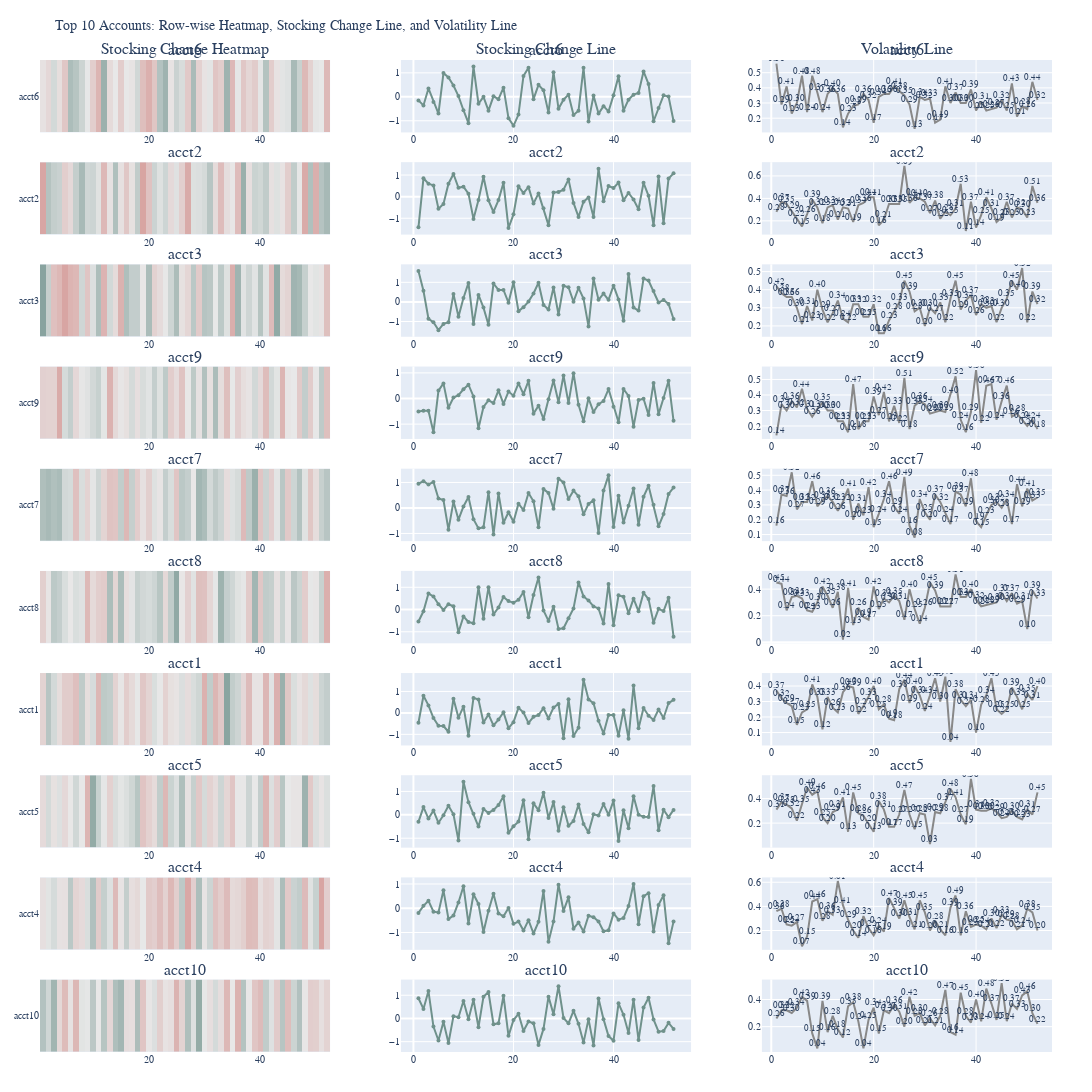

Notebook code for this chart:
### Code cell
import pandas as pd
import numpy as np
import plotly.graph_objects as go
from plotly.subplots import make_subplots

# 模拟数据（10个账户 × 52周）
np.random.seed(42)
accounts = [f'acct{i}' for i in range(1, 11)]
weeks = list(range(1, 53))
data = []

for acct in accounts:
    base = np.random.uniform(-1, 1, 52)
    volatility = np.round(np.abs(np.random.normal(loc=0.3, scale=0.1, size=52)), 2)
    for i, week in enumerate(weeks):
        data.append({
            'account_id': acct,
            'rolling_week': week,
            'stocking_change': np.round(base[i] + np.random.normal(0, 0.3), 2),
            'stocking_change_volatility': volatility[i]
        })

df = pd.DataFrame(data)

# 选出代表性账户（按波动平均排序）
top_accounts = (
    df.groupby('account_id')['stocking_change_volatility']
    .mean()
    .sort_values(ascending=False)
    .head(10)
    .index
)

df_top = df[df['account_id'].isin(top_accounts)]
heatmap_data = df_top.pivot(index='account_id', columns='rolling_week', values='stocking_change')

# 创建子图：每个账户占一行，每行3列（heatmap + 折线 + volatility）
fig = make_subplots(
    rows=10, cols=3,
    shared_xaxes=False,
    subplot_titles=[f"{acct}" for acct in top_accounts for _ in range(3)],
    horizontal_spacing=0.07,
    vertical_spacing=0.03,
    column_titles=["Stocking Change Heatmap", "Stocking Change Line", "Volatility Line"]
)

for i, acct in enumerate(top_accounts, start=1):
    df_sub = df_top[df_top['account_id'] == acct]

    # 热力图（单行52格）
    fig.add_trace(
        go.Heatmap(
            z=[df_sub['stocking_change'].values],
            x=df_sub['rolling_week'],
            y=[acct],
            colorscale=[
                [0.0, "#d28b88"],
                [0.5, "#e8e8e8"],
                [1.0, "#6f918b"]
            ],
            zmin=-2, zmax=2,
            showscale=False
        ),
        row=i, col=1
    )

    # 折线图：stocking_change
    fig.add_trace(
        go.Scatter(
            x=df_sub['rolling_week'],
            y=df_sub['stocking_change'],
            mode='lines+markers',
            line=dict(color="#6f918b"),
            marker=dict(size=4),
            showlegend=False
        ),
        row=i, col=2
    )

    # 折线图：volatility + 标注
    fig.add_trace(
        go.Scatter(
            x=df_sub['rolling_week'],
            y=df_sub['stocking_change_volatility'],
            mode='lines+text',
            text=[f"{v:.2f}" for v in df_sub['stocking_change_volatility']],
            textposition="top center",
            textfont=dict(size=9),
            line=dict(color="#888"),
            showlegend=False
        ),
        row=i, col=3
    )

fig.update_layout(
    height=2200,
    width=1400,
    title="Top 10 Accounts: Row-wise Heatmap, Stocking Change Line, and Volatility Line",
    font=dict(family="Courier New", size=10),
    margin=dict(t=60, l=40, r=40, b=40)
)


fig.show()

### Figure 1 — Plotly figure (JSON) as saved in the notebook; plotly's stock layout.template omitted (floating-point values rounded to 4 significant figures)
{"data": [{"colorscale": [[0, "#d28b88"], [0.5, "#e8e8e8"], [1, "#6f918b"]], "showscale": false, "type": "heatmap", "x": [1, 2, 3, 4, 5, 6, 7, 8, 9, 10, 11, 12, 13, 14, 15, 16, 17, 18, 19, 20, 21, 22, 23, 24, 25, 26, 27, 28, 29, 30, 31, 32, 33, 34, 35, 36, 37, 38, 39, 40, 41, 42, 43, 44, 45, 46, 47, 48, 49, 50, 51, 52], "xaxis": "x", "y": ["acct6"], "yaxis": "y", "z": [[-0.15, -0.36, 0.35, -0.22, -0.7, 0.99, 0.81, 0.47, 0.03, -0.56, -1.1, 1.26, -0.29, 0, -0.58, 0.02, -0.1, 0.38, -0.89, -1.21, -0.74, 0.87, 1.21, -0.1, 0.5, 0.27, -0.66, 1.03, -0.5, -0.12, 0.09, -0.76, -0.58, 1.21, -1.03, 0.05, -0.7, -0.39, -0.61, 0.07, 0.86, -0.58, -0.12, 0.09, 0.16, 1.06, 0.53, -1.02, -0.47, 0.06, 0.01, -1.01]], "zmax": 2, "zmin": -2}, {"line": {"color": "#6f918b"}, "marker": {"size": 4}, "mode": "lines+markers", "showlegend": false, "type": "scatter", "x": [1, 2, 3, 4, 5, 6, 7, 8, 9, 10, 11, 12, 13, 14, 15, 16, 17, 18, 19, 20, 21, 22, 23, 24, 25, 26, 27, 28, 29, 30, 31, 32, 33, 34, 35, 36, 37, 38, 39, 40, 41, 42, 43, 44, 45, 46, 47, 48, 49, 50, 51, 52], "xaxis": "x2", "y": [-0.15, -0.36, 0.35, -0.22, -0.7, 0.99, 0.81, 0.47, 0.03, -0.56, -1.1, 1.26, -0.29, -0.0, -0.58, 0.02, -0.1, 0.38, -0.89, -1.21, -0.74, 0.87, 1.21, -0.1, 0.5, 0.27, -0.66, 1.03, -0.5, -0.12, 0.09, -0.76, -0.58, 1.21, -1.03, 0.05, -0.7, -0.39, -0.61, 0.07, 0.86, -0.58, -0.12, 0.09, 0.16, 1.06, 0.53, -1.02, -0.47, 0.06, 0.01, -1.01], "yaxis": "y2"}, {"line": {"color": "#888"}, "mode": "lines+text", "showlegend": false, "text": ["0.56", "0.29", "0.41", "0.23", "0.30", "0.48", "0.24", "0.48", "0.37", "0.24", "0.36", "0.40", "0.36", "0.14", "0.23", "0.28", "0.29", "0.36", "0.32", "0.17", "0.34", "0.36", "0.36", "0.41", "0.38", "0.35", "0.29", "0.13", "0.34", "0.32", "0.33", "0.17", "0.19", "0.41", "0.30", "0.37", "0.30", "0.30", "0.39", "0.25", "0.31", "0.25", "0.26", "0.27", "0.32", "0.25", "0.43", "0.21", "0.28", "0.26", "0.44", "0.32"], "textfont": {"size": 9}, "textposition": "top center", "type": "scatter", "x": [1, 2, 3, 4, 5, 6, 7, 8, 9, 10, 11, 12, 13, 14, 15, 16, 17, 18, 19, 20, 21, 22, 23, 24, 25, 26, 27, 28, 29, 30, 31, 32, 33, 34, 35, 36, 37, 38, 39, 40, 41, 42, 43, 44, 45, 46, 47, 48, 49, 50, 51, 52], "xaxis": "x3", "y": [0.56, 0.29, 0.41, 0.23, 0.3, 0.48, 0.24, 0.48, 0.37, 0.24, 0.36, 0.4, 0.36, 0.14, 0.23, 0.28, 0.29, 0.36, 0.32, 0.17, 0.34, 0.36, 0.36, 0.41, 0.38, 0.35, 0.29, 0.13, 0.34, 0.32, 0.33, 0.17, 0.19, 0.41, 0.3, 0.37, 0.3, 0.3, 0.39, 0.25, 0.31, 0.25, 0.26, 0.27, 0.32, 0.25, 0.43, 0.21, 0.28, 0.26, 0.44, 0.32], "yaxis": "y3"}, {"colorscale": [[0, "#d28b88"], [0.5, "#e8e8e8"], [1, "#6f918b"]], "showscale": false, "type": "heatmap", "x": [1, 2, 3, 4, 5, 6, 7, 8, 9, 10, 11, 12, 13, 14, 15, 16, 17, 18, 19, 20, 21, 22, 23, 24, 25, 26, 27, 28, 29, 30, 31, 32, 33, 34, 35, 36, 37, 38, 39, 40, 41, 42, 43, 44, 45, 46, 47, 48, 49, 50, 51, 52], "xaxis": "x4", "y": ["acct2"], "yaxis": "y4", "z": [[-1.42, 0.85, 0.6, 0.52, -0.56, -0.34, 0.6, 1.05, 0.41, 0.46, 0.14, -1.03, -0.15, 0.92, -0.17, -0.71, -0.16, 0.64, -1.45, -0.82, 0.48, 0.17, 0.44, -0.32, 0.15, -0.54, -1.32, 0.19, 0.22, 0.32, 0.8, -0.29, -0.94, -0.23, -0.04, -0.94, 1.29, -0.21, 0.49, 0.4, 0.65, -0.17, 0.17, -0.13, -0.58, 0.64, 0.04, -1.32, 0.93, -1.23, 0.84, 1.08]], "zmax": 2, "zmin": -2}, {"line": {"color": "#6f918b"}, "marker": {"size": 4}, "mode": "lines+markers", "showlegend": false, "type": "scatter", "x": [1, 2, 3, 4, 5, 6, 7, 8, 9, 10, 11, 12, 13, 14, 15, 16, 17, 18, 19, 20, 21, 22, 23, 24, 25, 26, 27, 28, 29, 30, 31, 32, 33, 34, 35, 36, 37, 38, 39, 40, 41, 42, 43, 44, 45, 46, 47, 48, 49, 50, 51, 52], "xaxis": "x5", "y": [-1.42, 0.85, 0.6, 0.52, -0.56, -0.34, 0.6, 1.05, 0.41, 0.46, 0.14, -1.03, -0.15, 0.92, -0.17, -0.71, -0.16, 0.64, -1.45, -0.82, 0.48, 0.17, 0.44, -0.32, 0.15, -0.54, -1.32, 0.19, 0.22, 0.32, 0.8, -0.29, -0.94, -0.23, -0.04, -0.94, 1.29, -0.21, 0.49, 0.4, 0.65, -0.17, 0.17, -0.13, -0.58, 0.64, 0.04, -1.32, 0.93, -1.23, 0.84, 1.08], "yaxis": "y5"}, {"line": {"color": "#888"}, "mode": "lines+text", "showlegend": false, "text": ["0.28", "0.37", "0.35", "0.29", "0.22", "0.15", "0.26", "0.39", "0.32", "0.18", "0.32", "0.34", "0.21", "0.32", "0.31", "0.19", "0.34", "0.36", "0.41", "0.41", "0.16", "0.21", "0.35", "0.35", "0.35", "0.69", "0.36", "0.41", "0.40", "0.37", "0.27", "0.38", "0.22", "0.28", "0.25", "0.31", "0.53", "0.11", "0.37", "0.14", "0.25", "0.41", "0.31", "0.19", "0.23", "0.37", "0.23", "0.32", "0.30", "0.23", "0.51", "0.36"], "textfont": {"size": 9}, "textposition": "top center", "type": "scatter", "x": [1, 2, 3, 4, 5, 6, 7, 8, 9, 10, 11, 12, 13, 14, 15, 16, 17, 18, 19, 20, 21, 22, 23, 24, 25, 26, 27, 28, 29, 30, 31, 32, 33, 34, 35, 36, 37, 38, 39, 40, 41, 42, 43, 44, 45, 46, 47, 48, 49, 50, 51, 52], "xaxis": "x6", "y": [0.28, 0.37, 0.35, 0.29, 0.22, 0.15, 0.26, 0.39, 0.32, 0.18, 0.32, 0.34, 0.21, 0.32, 0.31, 0.19, 0.34, 0.36, 0.41, 0.41, 0.16, 0.21, 0.35, 0.35, 0.35, 0.69, 0.36, 0.41, 0.4, 0.37, 0.27, 0.38, 0.22, 0.28, 0.25, 0.31, 0.53, 0.11, 0.37, 0.14, 0.25, 0.41, 0.31, 0.19, 0.23, 0.37, 0.23, 0.32, 0.3, 0.23, 0.51, 0.36], "yaxis": "y6"}, {"colorscale": [[0, "#d28b88"], [0.5, "#e8e8e8"], [1, "#6f918b"]], "showscale": false, "type": "heatmap", "x": [1, 2, 3, 4, 5, 6, 7, 8, 9, 10, 11, 12, 13, 14, 15, 16, 17, 18, 19, 20, 21, 22, 23, 24, 25, 26, 27, 28, 29, 30, 31, 32, 33, 34, 35, 36, 37, 38, 39, 40, 41, 42, 43, 44, 45, 46, 47, 48, 49, 50, 51, 52], "xaxis": "x7", "y": ["acct3"], "yaxis": "y7", "z": [[1.58, 0.57, -0.86, -1.04, -1.44, -1.12, -1.04, 0.41, -0.76, 0.2, 0.97, -1.13, 0.36, -0.29, -1.16, 0.94, 0.61, 0.61, -0.04, 1.01, -0.47, -0.27, 0.02, 0.43, 0.98, -0.16, -0.39, 0.74, -0.64, 0.82, 0.75, 0.01, 0.72, 0.17, -1.25, 1.19, 0.11, 0.43, 0.11, 0.83, 0.13, -0.96, 1.43, -0.29, -0.44, 1.19, 1.09, 0.56, -0.03, 0.1, -0.1, -0.87]], "zmax": 2, "zmin": -2}, {"line": {"color": "#6f918b"}, "marker": {"size": 4}, "mode": "lines+markers", "showlegend": false, "type": "scatter", "x": [1, 2, 3, 4, 5, 6, 7, 8, 9, 10, 11, 12, 13, 14, 15, 16, 17, 18, 19, 20, 21, 22, 23, 24, 25, 26, 27, 28, 29, 30, 31, 32, 33, 34, 35, 36, 37, 38, 39, 40, 41, 42, 43, 44, 45, 46, 47, 48, 49, 50, 51, 52], "xaxis": "x8", "y": [1.58, 0.57, -0.86, -1.04, -1.44, -1.12, -1.04, 0.41, -0.76, 0.2, 0.97, -1.13, 0.36, -0.29, -1.16, 0.94, 0.61, 0.61, -0.04, 1.01, -0.47, -0.27, 0.02, 0.43, 0.98, -0.16, -0.39, 0.74, -0.64, 0.82, 0.75, 0.01, 0.72, 0.17, -1.25, 1.19, 0.11, 0.43, 0.11, 0.83, 0.13, -0.96, 1.43, -0.29, -0.44, 1.19, 1.09, 0.56, -0.03, 0.1, -0.1, -0.87], "yaxis": "y8"}, {"line": {"color": "#888"}, "mode": "lines+text", "showlegend": false, "text": ["0.42", "0.38", "0.36", "0.36", "0.30", "0.21", "0.31", "0.23", "0.40", "0.29", "0.22", "0.27", "0.34", "0.24", "0.22", "0.32", "0.32", "0.25", "0.25", "0.32", "0.16", "0.16", "0.23", "0.28", "0.33", "0.45", "0.39", "0.28", "0.30", "0.20", "0.30", "0.27", "0.33", "0.22", "0.35", "0.45", "0.29", "0.34", "0.37", "0.26", "0.32", "0.30", "0.31", "0.22", "0.30", "0.35", "0.45", "0.40", "0.52", "0.22", "0.39", "0.32"], "textfont": {"size": 9}, "textposition": "top center", "type": "scatter", "x": [1, 2, 3, 4, 5, 6, 7, 8, 9, 10, 11, 12, 13, 14, 15, 16, 17, 18, 19, 20, 21, 22, 23, 24, 25, 26, 27, 28, 29, 30, 31, 32, 33, 34, 35, 36, 37, 38, 39, 40, 41, 42, 43, 44, 45, 46, 47, 48, 49, 50, 51, 52], "xaxis": "x9", "y": [0.42, 0.38, 0.36, 0.36, 0.3, 0.21, 0.31, 0.23, 0.4, 0.29, 0.22, 0.27, 0.34, 0.24, 0.22, 0.32, 0.32, 0.25, 0.25, 0.32, 0.16, 0.16, 0.23, 0.28, 0.33, 0.45, 0.39, 0.28, 0.3, 0.2, 0.3, 0.27, 0.33, 0.22, 0.35, 0.45, 0.29, 0.34, 0.37, 0.26, 0.32, 0.3, 0.31, 0.22, 0.3, 0.35, 0.45, 0.4, 0.52, 0.22, 0.39, 0.32], "yaxis": "y9"}, {"colorscale": [[0, "#d28b88"], [0.5, "#e8e8e8"], [1, "#6f918b"]], "showscale": false, "type": "heatmap", "x": [1, 2, 3, 4, 5, 6, 7, 8, 9, 10, 11, 12, 13, 14, 15, 16, 17, 18, 19, 20, 21, 22, 23, 24, 25, 26, 27, 28, 29, 30, 31, 32, 33, 34, 35, 36, 37, 38, 39, 40, 41, 42, 43, 44, 45, 46, 47, 48, 49, 50, 51, 52], "xaxis": "x10", "y": ["acct9"], "yaxis": "y10", "z": [[-0.51, -0.48, -0.48, -1.32, 0.31, 0.59, -0.36, 0.04, 0.13, 0.36, 0.54, 0.08, -1.16, -0.33, -0.07, -0.18, 0.32, -0.21, 0.27, 0.11, 0.59, 0.17, 0.69, -0.59, -0.28, -0.8, -0.03, 0.7, -0.15, 0.9, -0.18, 0.99, -0.24, -0.89, 0.01, -0.53, -0.22, -0.1, 0.37, -0.32, -0.93, 0.37, 0.1, -1.1, -0.06, -0.01, -0.64, 0.61, -0.61, 0.02, 0.69, -0.87]], "zmax": 2, "zmin": -2}, {"line": {"color": "#6f918b"}, "marker": {"size": 4}, "mode": "lines+markers", "showlegend": false, "type": "scatter", "x": [1, 2, 3, 4, 5, 6, 7, 8, 9, 10, 11, 12, 13, 14, 15, 16, 17, 18, 19, 20, 21, 22, 23, 24, 25, 26, 27, 28, 29, 30, 31, 32, 33, 34, 35, 36, 37, 38, 39, 40, 41, 42, 43, 44, 45, 46, 47, 48, 49, 50, 51, 52], "xaxis": "x11", "y": [-0.51, -0.48, -0.48, -1.32, 0.31, 0.59, -0.36, 0.04, 0.13, 0.36, 0.54, 0.08, -1.16, -0.33, -0.07, -0.18, 0.32, -0.21, 0.27, 0.11, 0.59, 0.17, 0.69, -0.59, -0.28, -0.8, -0.03, 0.7, -0.15, 0.9, -0.18, 0.99, -0.24, -0.89, 0.01, -0.53, -0.22, -0.1, 0.37, -0.32, -0.93, 0.37, 0.1, -1.1, -0.06, -0.01, -0.64, 0.61, -0.61, 0.02, 0.69, -0.87], "yaxis": "y11"}, {"line": {"color": "#888"}, "mode": "lines+text", "showlegend": false, "text": ["0.14", "0.34", "0.30", "0.36", "0.32", "0.44", "0.31", "0.26", "0.31", "0.35", "0.30", "0.30", "0.23", "0.23", "0.16", "0.47", "0.18", "0.23", "0.23", "0.39", "0.27", "0.42", "0.23", "0.33", "0.22", "0.51", "0.18", "0.33", "0.36", "0.34", "0.28", "0.29", "0.30", "0.29", "0.40", "0.52", "0.24", "0.16", "0.29", "0.56", "0.22", "0.46", "0.47", "0.24", "0.36", "0.46", "0.26", "0.28", "0.24", "0.20", "0.24", "0.18"], "textfont": {"size": 9}, "textposition": "top center", "type": "scatter", "x": [1, 2, 3, 4, 5, 6, 7, 8, 9, 10, 11, 12, 13, 14, 15, 16, 17, 18, 19, 20, 21, 22, 23, 24, 25, 26, 27, 28, 29, 30, 31, 32, 33, 34, 35, 36, 37, 38, 39, 40, 41, 42, 43, 44, 45, 46, 47, 48, 49, 50, 51, 52], "xaxis": "x12", "y": [0.14, 0.34, 0.3, 0.36, 0.32, 0.44, 0.31, 0.26, 0.31, 0.35, 0.3, 0.3, 0.23, 0.23, 0.16, 0.47, 0.18, 0.23, 0.23, 0.39, 0.27, 0.42, 0.23, 0.33, 0.22, 0.51, 0.18, 0.33, 0.36, 0.34, 0.28, 0.29, 0.3, 0.29, 0.4, 0.52, 0.24, 0.16, 0.29, 0.56, 0.22, 0.46, 0.47, 0.24, 0.36, 0.46, 0.26, 0.28, 0.24, 0.2, 0.24, 0.18], "yaxis": "y12"}, {"colorscale": [[0, "#d28b88"], [0.5, "#e8e8e8"], [1, "#6f918b"]], "showscale": false, "type": "heatmap", "x": [1, 2, 3, 4, 5, 6, 7, 8, 9, 10, 11, 12, 13, 14, 15, 16, 17, 18, 19, 20, 21, 22, 23, 24, 25, 26, 27, 28, 29, 30, 31, 32, 33, 34, 35, 36, 37, 38, 39, 40, 41, 42, 43, 44, 45, 46, 47, 48, 49, 50, 51, 52], "xaxis": "x13", "y": ["acct7"], "yaxis": "y13", "z": [[0.95, 1.05, 0.92, 1.02, 0.37, 0.31, -0.85, 0.25, -0.46, 0.06, 0.43, -0.44, -0.8, -0.76, 0.62, -1.04, 0.57, -0.58, -0.17, -0.54, 0.17, -0.08, 0.59, 0.26, -0.76, 0.74, 0.59, -0.03, 1.15, 1, 0.35, 0.68, 0.46, -0.25, 0.16, 0.3, -0.98, 0.68, 1.28, -0.75, 0.48, -0.57, 0.09, 0.76, -0.66, 0.44, 0.87, 0.13, -0.72, -0.24, 0.55, 0.8]], "zmax": 2, "zmin": -2}, {"line": {"color": "#6f918b"}, "marker": {"size": 4}, "mode": "lines+markers", "showlegend": false, "type": "scatter", "x": [1, 2, 3, 4, 5, 6, 7, 8, 9, 10, 11, 12, 13, 14, 15, 16, 17, 18, 19, 20, 21, 22, 23, 24, 25, 26, 27, 28, 29, 30, 31, 32, 33, 34, 35, 36, 37, 38, 39, 40, 41, 42, 43, 44, 45, 46, 47, 48, 49, 50, 51, 52], "xaxis": "x14", "y": [0.95, 1.05, 0.92, 1.02, 0.37, 0.31, -0.85, 0.25, -0.46, 0.06, 0.43, -0.44, -0.8, -0.76, 0.62, -1.04, 0.57, -0.58, -0.17, -0.54, 0.17, -0.08, 0.59, 0.26, -0.76, 0.74, 0.59, -0.03, 1.15, 1.0, 0.35, 0.68, 0.46, -0.25, 0.16, 0.3, -0.98, 0.68, 1.28, -0.75, 0.48, -0.57, 0.09, 0.76, -0.66, 0.44, 0.87, 0.13, -0.72, -0.24, 0.55, 0.8], "yaxis": "y14"}, {"line": {"color": "#888"}, "mode": "lines+text", "showlegend": false, "text": ["0.16", "0.37", "0.36", "0.52", "0.27", "0.32", "0.32", "0.46", "0.29", "0.33", "0.36", "0.32", "0.26", "0.32", "0.41", "0.20", "0.31", "0.23", "0.42", "0.15", "0.24", "0.34", "0.46", "0.29", "0.24", "0.49", "0.16", "0.08", "0.34", "0.25", "0.20", "0.37", "0.32", "0.24", "0.17", "0.39", "0.37", "0.29", "0.48", "0.19", "0.15", "0.23", "0.30", "0.32", "0.28", "0.34", "0.17", "0.44", "0.29", "0.41", "0.33", "0.35"], "textfont": {"size": 9}, "textposition": "top center", "type": "scatter", "x": [1, 2, 3, 4, 5, 6, 7, 8, 9, 10, 11, 12, 13, 14, 15, 16, 17, 18, 19, 20, 21, 22, 23, 24, 25, 26, 27, 28, 29, 30, 31, 32, 33, 34, 35, 36, 37, 38, 39, 40, 41, 42, 43, 44, 45, 46, 47, 48, 49, 50, 51, 52], "xaxis": "x15", "y": [0.16, 0.37, 0.36, 0.52, 0.27, 0.32, 0.32, 0.46, 0.29, 0.33, 0.36, 0.32, 0.26, 0.32, 0.41, 0.2, 0.31, 0.23, 0.42, 0.15, 0.24, 0.34, 0.46, 0.29, 0.24, 0.49, 0.16, 0.08, 0.34, 0.25, 0.2, 0.37, 0.32, 0.24, 0.17, 0.39, 0.37, 0.29, 0.48, 0.19, 0.15, 0.23, 0.3, 0.32, 0.28, 0.34, 0.17, 0.44, 0.29, 0.41, 0.33, 0.35], "yaxis": "y15"}, {"colorscale": [[0, "#d28b88"], [0.5, "#e8e8e8"], [1, "#6f918b"]], "showscale": false, "type": "heatmap", "x": [1, 2, 3, 4, 5, 6, 7, 8, 9, 10, 11, 12, 13, 14, 15, 16, 17, 18, 19, 20, 21, 22, 23, 24, 25, 26, 27, 28, 29, 30, 31, 32, 33, 34, 35, 36, 37, 38, 39, 40, 41, 42, 43, 44, 45, 46, 47, 48, 49, 50, 51, 52], "xaxis": "x16", "y": ["acct8"], "yaxis": "y16", "z": [[-0.54, -0.08, 0.72, 0.59, 0.24, -0.02, 0.24, 0.15, -1.02, -0.31, -0.56, -0.62, 1, -0.41, 1, -0.22, 0.09, 0.56, 0.38, 0.31, 0.44, 0.79, -0.35, 0.65, 1.44, -0.04, -0.51, 0.13, -0.87, -0.84, -0.39, 0.05, 1.22, 0.59, 0.41, 0.14, 0.05, -0.63, 1.15, -0.71, 0.64, 0.57, -0.17, 0.49, -0.08, 0.75, 0.47, -0.59, 0.03, -0.07, 0.53, -1.22]], "zmax": 2, "zmin": -2}, {"line": {"color": "#6f918b"}, "marker": {"size": 4}, "mode": "lines+markers", "showlegend": false, "type": "scatter", "x": [1, 2, 3, 4, 5, 6, 7, 8, 9, 10, 11, 12, 13, 14, 15, 16, 17, 18, 19, 20, 21, 22, 23, 24, 25, 26, 27, 28, 29, 30, 31, 32, 33, 34, 35, 36, 37, 38, 39, 40, 41, 42, 43, 44, 45, 46, 47, 48, 49, 50, 51, 52], "xaxis": "x17", "y": [-0.54, -0.08, 0.72, 0.59, 0.24, -0.02, 0.24, 0.15, -1.02, -0.31, -0.56, -0.62, 1.0, -0.41, 1.0, -0.22, 0.09, 0.56, 0.38, 0.31, 0.44, 0.79, -0.35, 0.65, 1.44, -0.04, -0.51, 0.13, -0.87, -0.84, -0.39, 0.05, 1.22, 0.59, 0.41, 0.14, 0.05, -0.63, 1.15, -0.71, 0.64, 0.57, -0.17, 0.49, -0.08, 0.75, 0.47, -0.59, 0.03, -0.07, 0.53, -1.22], "yaxis": "y17"}, {"line": {"color": "#888"}, "mode": "lines+text", "showlegend": false, "text": ["0.45", "0.44", "0.24", "0.34", "0.35", "0.33", "0.24", "0.23", "0.30", "0.42", "0.35", "0.26", "0.38", "0.02", "0.41", "0.13", "0.26", "0.19", "0.17", "0.42", "0.25", "0.33", "0.30", "0.35", "0.31", "0.17", "0.40", "0.25", "0.14", "0.26", "0.45", "0.39", "0.27", "0.27", "0.27", "0.51", "0.34", "0.34", "0.40", "0.32", "0.27", "0.28", "0.29", "0.30", "0.37", "0.31", "0.37", "0.29", "0.31", "0.10", "0.39", "0.33"], "textfont": {"size": 9}, "textposition": "top center", "type": "scatter", "x": [1, 2, 3, 4, 5, 6, 7, 8, 9, 10, 11, 12, 13, 14, 15, 16, 17, 18, 19, 20, 21, 22, 23, 24, 25, 26, 27, 28, 29, 30, 31, 32, 33, 34, 35, 36, 37, 38, 39, 40, 41, 42, 43, 44, 45, 46, 47, 48, 49, 50, 51, 52], "xaxis": "x18", "y": [0.45, 0.44, 0.24, 0.34, 0.35, 0.33, 0.24, 0.23, 0.3, 0.42, 0.35, 0.26, 0.38, 0.02, 0.41, 0.13, 0.26, 0.19, 0.17, 0.42, 0.25, 0.33, 0.3, 0.35, 0.31, 0.17, 0.4, 0.25, 0.14, 0.26, 0.45, 0.39, 0.27, 0.27, 0.27, 0.51, 0.34, 0.34, 0.4, 0.32, 0.27, 0.28, 0.29, 0.3, 0.37, 0.31, 0.37, 0.29, 0.31, 0.1, 0.39, 0.33], "yaxis": "y18"}, {"colorscale": [[0, "#d28b88"], [0.5, "#e8e8e8"], [1, "#6f918b"]], "showscale": false, "type": "heatmap", "x": [1, 2, 3, 4, 5, 6, 7, 8, 9, 10, 11, 12, 13, 14, 15, 16, 17, 18, 19, 20, 21, 22, 23, 24, 25, 26, 27, 28, 29, 30, 31, 32, 33, 34, 35, 36, 37, 38, 39, 40, 41, 42, 43, 44, 45, 46, 47, 48, 49, 50, 51, 52], "xaxis": "x19", "y": ["acct1"], "yaxis": "y19", "z": [[-0.46, 0.8, 0.35, -0.24, -0.6, -0.61, -0.88, 0.66, -0.22, 0.29, -1.06, 0.7, 0.62, -0.45, -0.07, -0.58, -0.31, 0.03, -0.71, -0.43, 0.24, 0.02, -0.47, -0.18, -0.1, 0.22, -0.26, 0.25, 0.42, -1.18, 0.64, -1.08, -0.69, 1.55, 0.63, 0.45, -0.36, -0.96, -0.1, -0.1, -1.07, 0.13, -1.21, 1.28, -0.72, 0.23, -0.13, -0.33, 0.16, -0.24, 0.46, 0.61]], "zmax": 2, "zmin": -2}, {"line": {"color": "#6f918b"}, "marker": {"size": 4}, "mode": "lines+markers", "showlegend": false, "type": "scatter", "x": [1, 2, 3, 4, 5, 6, 7, 8, 9, 10, 11, 12, 13, 14, 15, 16, 17, 18, 19, 20, 21, 22, 23, 24, 25, 26, 27, 28, 29, 30, 31, 32, 33, 34, 35, 36, 37, 38, 39, 40, 41, 42, 43, 44, 45, 46, 47, 48, 49, 50, 51, 52], "xaxis": "x20", "y": [-0.46, 0.8, 0.35, -0.24, -0.6, -0.61, -0.88, 0.66, -0.22, 0.29, -1.06, 0.7, 0.62, -0.45, -0.07, -0.58, -0.31, 0.03, -0.71, -0.43, 0.24, 0.02, -0.47, -0.18, -0.1, 0.22, -0.26, 0.25, 0.42, -1.18, 0.64, -1.08, -0.69, 1.55, 0.63, 0.45, -0.36, -0.96, -0.1, -0.1, -1.07, 0.13, -1.21, 1.28, -0.72, 0.23, -0.13, -0.33, 0.16, -0.24, 0.46, 0.61], "yaxis": "y20"}, {"line": {"color": "#888"}, "mode": "lines+text", "showlegend": false, "text": ["0.37", "0.32", "0.29", "0.27", "0.15", "0.23", "0.25", "0.41", "0.33", "0.12", "0.33", "0.26", "0.23", "0.36", "0.40", "0.39", "0.22", "0.27", "0.33", "0.40", "0.25", "0.28", "0.19", "0.18", "0.38", "0.44", "0.29", "0.40", "0.34", "0.24", "0.34", "0.45", "0.30", "0.46", "0.04", "0.38", "0.31", "0.27", "0.31", "0.10", "0.28", "0.34", "0.45", "0.25", "0.22", "0.25", "0.39", "0.33", "0.25", "0.35", "0.31", "0.40"], "textfont": {"size": 9}, "textposition": "top center", "type": "scatter", "x": [1, 2, 3, 4, 5, 6, 7, 8, 9, 10, 11, 12, 13, 14, 15, 16, 17, 18, 19, 20, 21, 22, 23, 24, 25, 26, 27, 28, 29, 30, 31, 32, 33, 34, 35, 36, 37, 38, 39, 40, 41, 42, 43, 44, 45, 46, 47, 48, 49, 50, 51, 52], "xaxis": "x21", "y": [0.37, 0.32, 0.29, 0.27, 0.15, 0.23, 0.25, 0.41, 0.33, 0.12, 0.33, 0.26, 0.23, 0.36, 0.4, 0.39, 0.22, 0.27, 0.33, 0.4, 0.25, 0.28, 0.19, 0.18, 0.38, 0.44, 0.29, 0.4, 0.34, 0.24, 0.34, 0.45, 0.3, 0.46, 0.04, 0.38, 0.31, 0.27, 0.31, 0.1, 0.28, 0.34, 0.45, 0.25, 0.22, 0.25, 0.39, 0.33, 0.25, 0.35, 0.31, 0.4], "yaxis": "y21"}, {"colorscale": [[0, "#d28b88"], [0.5, "#e8e8e8"], [1, "#6f918b"]], "showscale": false, "type": "heatmap", "x": [1, 2, 3, 4, 5, 6, 7, 8, 9, 10, 11, 12, 13, 14, 15, 16, 17, 18, 19, 20, 21, 22, 23, 24, 25, 26, 27, 28, 29, 30, 31, 32, 33, 34, 35, 36, 37, 38, 39, 40, 41, 42, 43, 44, 45, 46, 47, 48, 49, 50, 51, 52], "xaxis": "x22", "y": ["acct5"], "yaxis": "y22", "z": [[-0.3, 0.33, -0.16, 0.18, -0.34, -0.02, 0.39, 0.02, -1.1, 1.41, 0.54, 0.05, -0.5, 0.25, 0.08, 0.21, 0.42, 0.79, -0.77, -0.49, -0.29, 0.62, -1.04, 0.49, 0.2, 0.94, -0.14, 0.55, -0.68, 0.32, -0.47, -0.26, 0.44, -0.39, -0.75, 0.02, -0.03, 0.46, 0, 0.61, -1.12, 0.2, -0.57, 0.79, 0, -0.08, -0.09, 1.23, -0.66, 0.22, -0.1, 0.21]], "zmax": 2, "zmin": -2}, {"line": {"color": "#6f918b"}, "marker": {"size": 4}, "mode": "lines+markers", "showlegend": false, "type": "scatter", "x": [1, 2, 3, 4, 5, 6, 7, 8, 9, 10, 11, 12, 13, 14, 15, 16, 17, 18, 19, 20, 21, 22, 23, 24, 25, 26, 27, 28, 29, 30, 31, 32, 33, 34, 35, 36, 37, 38, 39, 40, 41, 42, 43, 44, 45, 46, 47, 48, 49, 50, 51, 52], "xaxis": "x23", "y": [-0.3, 0.33, -0.16, 0.18, -0.34, -0.02, 0.39, 0.02, -1.1, 1.41, 0.54, 0.05, -0.5, 0.25, 0.08, 0.21, 0.42, 0.79, -0.77, -0.49, -0.29, 0.62, -1.04, 0.49, 0.2, 0.94, -0.14, 0.55, -0.68, 0.32, -0.47, -0.26, 0.44, -0.39, -0.75, 0.02, -0.03, 0.46, 0.0, 0.61, -1.12, 0.2, -0.57, 0.79, 0.0, -0.08, -0.09, 1.23, -0.66, 0.22, -0.1, 0.21], "yaxis": "y23"}, {"line": {"color": "#888"}, "mode": "lines+text", "showlegend": false, "text": ["0.31", "0.37", "0.35", "0.32", "0.22", "0.35", "0.49", "0.43", "0.46", "0.25", "0.20", "0.29", "0.31", "0.41", "0.13", "0.45", "0.28", "0.26", "0.20", "0.13", "0.38", "0.31", "0.17", "0.17", "0.27", "0.47", "0.27", "0.15", "0.28", "0.27", "0.03", "0.29", "0.28", "0.37", "0.48", "0.41", "0.27", "0.19", "0.56", "0.31", "0.30", "0.30", "0.32", "0.29", "0.24", "0.25", "0.30", "0.25", "0.23", "0.31", "0.27", "0.45"], "textfont": {"size": 9}, "textposition": "top center", "type": "scatter", "x": [1, 2, 3, 4, 5, 6, 7, 8, 9, 10, 11, 12, 13, 14, 15, 16, 17, 18, 19, 20, 21, 22, 23, 24, 25, 26, 27, 28, 29, 30, 31, 32, 33, 34, 35, 36, 37, 38, 39, 40, 41, 42, 43, 44, 45, 46, 47, 48, 49, 50, 51, 52], "xaxis": "x24", "y": [0.31, 0.37, 0.35, 0.32, 0.22, 0.35, 0.49, 0.43, 0.46, 0.25, 0.2, 0.29, 0.31, 0.41, 0.13, 0.45, 0.28, 0.26, 0.2, 0.13, 0.38, 0.31, 0.17, 0.17, 0.27, 0.47, 0.27, 0.15, 0.28, 0.27, 0.03, 0.29, 0.28, 0.37, 0.48, 0.41, 0.27, 0.19, 0.56, 0.31, 0.3, 0.3, 0.32, 0.29, 0.24, 0.25, 0.3, 0.25, 0.23, 0.31, 0.27, 0.45], "yaxis": "y24"}, {"colorscale": [[0, "#d28b88"], [0.5, "#e8e8e8"], [1, "#6f918b"]], "showscale": false, "type": "heatmap", "x": [1, 2, 3, 4, 5, 6, 7, 8, 9, 10, 11, 12, 13, 14, 15, 16, 17, 18, 19, 20, 21, 22, 23, 24, 25, 26, 27, 28, 29, 30, 31, 32, 33, 34, 35, 36, 37, 38, 39, 40, 41, 42, 43, 44, 45, 46, 47, 48, 49, 50, 51, 52], "xaxis": "x25", "y": ["acct4"], "yaxis": "y25", "z": [[-0.19, 0.1, 0.31, -0.14, -0.17, 0.74, -0.44, -0.3, 0.24, 0.91, -0.63, 0.58, 0.18, -0.98, -0.1, 0.6, -0.21, -0.33, 0.01, -0.64, -0.55, -0.92, -0.49, -1.04, -0.56, 0.71, -1.38, -0.55, 0.97, -0.11, 0.45, -0.84, -0.59, -0.96, -0.31, -0.37, -0.54, -0.95, -0.91, -0.21, -0.47, -0.4, 0.09, 1, -0.66, 0.5, 0.62, -0.96, 0.14, 0.54, -1.44, -0.55]], "zmax": 2, "zmin": -2}, {"line": {"color": "#6f918b"}, "marker": {"size": 4}, "mode": "lines+markers", "showlegend": false, "type": "scatter", "x": [1, 2, 3, 4, 5, 6, 7, 8, 9, 10, 11, 12, 13, 14, 15, 16, 17, 18, 19, 20, 21, 22, 23, 24, 25, 26, 27, 28, 29, 30, 31, 32, 33, 34, 35, 36, 37, 38, 39, 40, 41, 42, 43, 44, 45, 46, 47, 48, 49, 50, 51, 52], "xaxis": "x26", "y": [-0.19, 0.1, 0.31, -0.14, -0.17, 0.74, -0.44, -0.3, 0.24, 0.91, -0.63, 0.58, 0.18, -0.98, -0.1, 0.6, -0.21, -0.33, 0.01, -0.64, -0.55, -0.92, -0.49, -1.04, -0.56, 0.71, -1.38, -0.55, 0.97, -0.11, 0.45, -0.84, -0.59, -0.96, -0.31, -0.37, -0.54, -0.95, -0.91, -0.21, -0.47, -0.4, 0.09, 1.0, -0.66, 0.5, 0.62, -0.96, 0.14, 0.54, -1.44, -0.55], "yaxis": "y26"}, {"line": {"color": "#888"}, "mode": "lines+text", "showlegend": false, "text": ["0.36", "0.38", "0.25", "0.24", "0.27", "0.07", "0.15", "0.44", "0.46", "0.28", "0.36", "0.33", "0.61", "0.41", "0.29", "0.20", "0.14", "0.32", "0.22", "0.16", "0.24", "0.19", "0.47", "0.39", "0.30", "0.45", "0.31", "0.21", "0.45", "0.35", "0.20", "0.28", "0.21", "0.16", "0.39", "0.49", "0.16", "0.36", "0.23", "0.25", "0.24", "0.21", "0.30", "0.22", "0.33", "0.29", "0.28", "0.21", "0.24", "0.38", "0.35", "0.20"], "textfont": {"size": 9}, "textposition": "top center", "type": "scatter", "x": [1, 2, 3, 4, 5, 6, 7, 8, 9, 10, 11, 12, 13, 14, 15, 16, 17, 18, 19, 20, 21, 22, 23, 24, 25, 26, 27, 28, 29, 30, 31, 32, 33, 34, 35, 36, 37, 38, 39, 40, 41, 42, 43, 44, 45, 46, 47, 48, 49, 50, 51, 52], "xaxis": "x27", "y": [0.36, 0.38, 0.25, 0.24, 0.27, 0.07, 0.15, 0.44, 0.46, 0.28, 0.36, 0.33, 0.61, 0.41, 0.29, 0.2, 0.14, 0.32, 0.22, 0.16, 0.24, 0.19, 0.47, 0.39, 0.3, 0.45, 0.31, 0.21, 0.45, 0.35, 0.2, 0.28, 0.21, 0.16, 0.39, 0.49, 0.16, 0.36, 0.23, 0.25, 0.24, 0.21, 0.3, 0.22, 0.33, 0.29, 0.28, 0.21, 0.24, 0.38, 0.35, 0.2], "yaxis": "y27"}, {"colorscale": [[0, "#d28b88"], [0.5, "#e8e8e8"], [1, "#6f918b"]], "showscale": false, "type": "heatmap", "x": [1, 2, 3, 4, 5, 6, 7, 8, 9, 10, 11, 12, 13, 14, 15, 16, 17, 18, 19, 20, 21, 22, 23, 24, 25, 26, 27, 28, 29, 30, 31, 32, 33, 34, 35, 36, 37, 38, 39, 40, 41, 42, 43, 44, 45, 46, 47, 48, 49, 50, 51, 52], "xaxis": "x28", "y": ["acct10"], "yaxis": "y28", "z": [[0.87, 0.41, 1.18, -0.35, -0.95, -0.14, -1.06, 0.1, 0.05, 0.75, -0.03, 0.81, -0.38, 0.94, 1.14, -0.25, -0.21, 0.98, -0.75, -0.07, 0.2, -0.54, -0.13, -0.21, -1.14, -0.45, 0.94, 0.18, 1.39, 0.02, -0.21, 0.33, -0.23, -1.04, -0.03, -1.16, 0.86, -0.03, -0.76, -0.96, 0.65, 0.16, -0.63, 0.81, -0.93, 0.47, 0.89, -0.04, -0.57, -0.54, -0.19, -0.45]], "zmax": 2, "zmin": -2}, {"line": {"color": "#6f918b"}, "marker": {"size": 4}, "mode": "lines+markers", "showlegend": false, "type": "scatter", "x": [1, 2, 3, 4, 5, 6, 7, 8, 9, 10, 11, 12, 13, 14, 15, 16, 17, 18, 19, 20, 21, 22, 23, 24, 25, 26, 27, 28, 29, 30, 31, 32, 33, 34, 35, 36, 37, 38, 39, 40, 41, 42, 43, 44, 45, 46, 47, 48, 49, 50, 51, 52], "xaxis": "x29", "y": [0.87, 0.41, 1.18, -0.35, -0.95, -0.14, -1.06, 0.1, 0.05, 0.75, -0.03, 0.81, -0.38, 0.94, 1.14, -0.25, -0.21, 0.98, -0.75, -0.07, 0.2, -0.54, -0.13, -0.21, -1.14, -0.45, 0.94, 0.18, 1.39, 0.02, -0.21, 0.33, -0.23, -1.04, -0.03, -1.16, 0.86, -0.03, -0.76, -0.96, 0.65, 0.16, -0.63, 0.81, -0.93, 0.47, 0.89, -0.04, -0.57, -0.54, -0.19, -0.45], "yaxis": "y29"}, {"line": {"color": "#888"}, "mode": "lines+text", "showlegend": false, "text": ["0.26", "0.32", "0.32", "0.30", "0.34", "0.42", "0.39", "0.15", "0.04", "0.39", "0.16", "0.28", "0.18", "0.12", "0.35", "0.38", "0.24", "0.04", "0.25", "0.34", "0.15", "0.32", "0.30", "0.36", "0.31", "0.20", "0.42", "0.28", "0.30", "0.21", "0.26", "0.21", "0.28", "0.47", "0.16", "0.14", "0.45", "0.28", "0.23", "0.40", "0.24", "0.48", "0.37", "0.25", "0.52", "0.24", "0.37", "0.33", "0.43", "0.46", "0.30", "0.22"], "textfont": {"size": 9}, "textposition": "top center", "type": "scatter", "x": [1, 2, 3, 4, 5, 6, 7, 8, 9, 10, 11, 12, 13, 14, 15, 16, 17, 18, 19, 20, 21, 22, 23, 24, 25, 26, 27, 28, 29, 30, 31, 32, 33, 34, 35, 36, 37, 38, 39, 40, 41, 42, 43, 44, 45, 46, 47, 48, 49, 50, 51, 52], "xaxis": "x30", "y": [0.26, 0.32, 0.32, 0.3, 0.34, 0.42, 0.39, 0.15, 0.04, 0.39, 0.16, 0.28, 0.18, 0.12, 0.35, 0.38, 0.24, 0.04, 0.25, 0.34, 0.15, 0.32, 0.3, 0.36, 0.31, 0.2, 0.42, 0.28, 0.3, 0.21, 0.26, 0.21, 0.28, 0.47, 0.16, 0.14, 0.45, 0.28, 0.23, 0.4, 0.24, 0.48, 0.37, 0.25, 0.52, 0.24, 0.37, 0.33, 0.43, 0.46, 0.3, 0.22], "yaxis": "y30"}], "layout": {"annotations": [{"font": {"size": 16}, "showarrow": false, "text": "acct6", "x": 0.1433, "xanchor": "center", "xref": "paper", "y": 1.0, "yanchor": "bottom", "yref": "paper"}, {"font": {"size": 16}, "showarrow": false, "text": "acct6", "x": 0.5, "xanchor": "center", "xref": "paper", "y": 1.0, "yanchor": "bottom", "yref": "paper"}, {"font": {"size": 16}, "showarrow": false, "text": "acct6", "x": 0.8567, "xanchor": "center", "xref": "paper", "y": 1.0, "yanchor": "bottom", "yref": "paper"}, {"font": {"size": 16}, "showarrow": false, "text": "acct2", "x": 0.1433, "xanchor": "center", "xref": "paper", "y": 0.897, "yanchor": "bottom", "yref": "paper"}, {"font": {"size": 16}, "showarrow": false, "text": "acct2", "x": 0.5, "xanchor": "center", "xref": "paper", "y": 0.897, "yanchor": "bottom", "yref": "paper"}, {"font": {"size": 16}, "showarrow": false, "text": "acct2", "x": 0.8567, "xanchor": "center", "xref": "paper", "y": 0.897, "yanchor": "bottom", "yref": "paper"}, {"font": {"size": 16}, "showarrow": false, "text": "acct3", "x": 0.1433, "xanchor": "center", "xref": "paper", "y": 0.794, "yanchor": "bottom", "yref": "paper"}, {"font": {"size": 16}, "showarrow": false, "text": "acct3", "x": 0.5, "xanchor": "center", "xref": "paper", "y": 0.794, "yanchor": "bottom", "yref": "paper"}, {"font": {"size": 16}, "showarrow": false, "text": "acct3", "x": 0.8567, "xanchor": "center", "xref": "paper", "y": 0.794, "yanchor": "bottom", "yref": "paper"}, {"font": {"size": 16}, "showarrow": false, "text": "acct9", "x": 0.1433, "xanchor": "center", "xref": "paper", "y": 0.691, "yanchor": "bottom", "yref": "paper"}, {"font": {"size": 16}, "showarrow": false, "text": "acct9", "x": 0.5, "xanchor": "center", "xref": "paper", "y": 0.691, "yanchor": "bottom", "yref": "paper"}, {"font": {"size": 16}, "showarrow": false, "text": "acct9", "x": 0.8567, "xanchor": "center", "xref": "paper", "y": 0.691, "yanchor": "bottom", "yref": "paper"}, {"font": {"size": 16}, "showarrow": false, "text": "acct7", "x": 0.1433, "xanchor": "center", "xref": "paper", "y": 0.588, "yanchor": "bottom", "yref": "paper"}, {"font": {"size": 16}, "showarrow": false, "text": "acct7", "x": 0.5, "xanchor": "center", "xref": "paper", "y": 0.588, "yanchor": "bottom", "yref": "paper"}, {"font": {"size": 16}, "showarrow": false, "text": "acct7", "x": 0.8567, "xanchor": "center", "xref": "paper", "y": 0.588, "yanchor": "bottom", "yref": "paper"}, {"font": {"size": 16}, "showarrow": false, "text": "acct8", "x": 0.1433, "xanchor": "center", "xref": "paper", "y": 0.485, "yanchor": "bottom", "yref": "paper"}, {"font": {"size": 16}, "showarrow": false, "text": "acct8", "x": 0.5, "xanchor": "center", "xref": "paper", "y": 0.485, "yanchor": "bottom", "yref": "paper"}, {"font": {"size": 16}, "showarrow": false, "text": "acct8", "x": 0.8567, "xanchor": "center", "xref": "paper", "y": 0.485, "yanchor": "bottom", "yref": "paper"}, {"font": {"size": 16}, "showarrow": false, "text": "acct1", "x": 0.1433, "xanchor": "center", "xref": "paper", "y": 0.382, "yanchor": "bottom", "yref": "paper"}, {"font": {"size": 16}, "showarrow": false, "text": "acct1", "x": 0.5, "xanchor": "center", "xref": "paper", "y": 0.382, "yanchor": "bottom", "yref": "paper"}, {"font": {"size": 16}, "showarrow": false, "text": "acct1", "x": 0.8567, "xanchor": "center", "xref": "paper", "y": 0.382, "yanchor": "bottom", "yref": "paper"}, {"font": {"size": 16}, "showarrow": false, "text": "acct5", "x": 0.1433, "xanchor": "center", "xref": "paper", "y": 0.279, "yanchor": "bottom", "yref": "paper"}, {"font": {"size": 16}, "showarrow": false, "text": "acct5", "x": 0.5, "xanchor": "center", "xref": "paper", "y": 0.279, "yanchor": "bottom", "yref": "paper"}, {"font": {"size": 16}, "showarrow": false, "text": "acct5", "x": 0.8567, "xanchor": "center", "xref": "paper", "y": 0.279, "yanchor": "bottom", "yref": "paper"}, {"font": {"size": 16}, "showarrow": false, "text": "acct4", "x": 0.1433, "xanchor": "center", "xref": "paper", "y": 0.176, "yanchor": "bottom", "yref": "paper"}, {"font": {"size": 16}, "showarrow": false, "text": "acct4", "x": 0.5, "xanchor": "center", "xref": "paper", "y": 0.176, "yanchor": "bottom", "yref": "paper"}, {"font": {"size": 16}, "showarrow": false, "text": "acct4", "x": 0.8567, "xanchor": "center", "xref": "paper", "y": 0.176, "yanchor": "bottom", "yref": "paper"}, {"font": {"size": 16}, "showarrow": false, "text": "acct10", "x": 0.1433, "xanchor": "center", "xref": "paper", "y": 0.073, "yanchor": "bottom", "yref": "paper"}, {"font": {"size": 16}, "showarrow": false, "text": "acct10", "x": 0.5, "xanchor": "center", "xref": "paper", "y": 0.073, "yanchor": "bottom", "yref": "paper"}, {"font": {"size": 16}, "showarrow": false, "text": "acct10", "x": 0.8567, "xanchor": "center", "xref": "paper", "y": 0.073, "yanchor": "bottom", "yref": "paper"}, {"font": {"size": 16}, "showarrow": false, "text": "Stocking Change Heatmap", "x": 0.1433, "xanchor": "center", "xref": "paper", "y": 1.0, "yanchor": "bottom", "yref": "paper"}, {"font": {"size": 16}, "showarrow": false, "text": "Stocking Change Line", "x": 0.5, "xanchor": "center", "xref": "paper", "y": 1.0, "yanchor": "bottom", "yref": "paper"}, {"font": {"size": 16}, "showarrow": false, "text": "Volatility Line", "x": 0.8567, "xanchor": "center", "xref": "paper", "y": 1.0, "yanchor": "bottom", "yref": "paper"}], "font": {"family": "Courier New", "size": 10}, "height": 2200, "margin": {"b": 40, "l": 40, "r": 40, "t": 60}, "title": {"text": "Top 10 Accounts: Row-wise Heatmap, Stocking Change Line, and Volatility Line"}, "width": 1400, "xaxis": {"anchor": "y", "domain": [0, 0.2867]}, "xaxis10": {"anchor": "y10", "domain": [0, 0.2867]}, "xaxis11": {"anchor": "y11", "domain": [0.3567, 0.6433]}, "xaxis12": {"anchor": "y12", "domain": [0.7133, 1]}, "xaxis13": {"anchor": "y13", "domain": [0, 0.2867]}, "xaxis14": {"anchor": "y14", "domain": [0.3567, 0.6433]}, "xaxis15": {"anchor": "y15", "domain": [0.7133, 1]}, "xaxis16": {"anchor": "y16", "domain": [0, 0.2867]}, "xaxis17": {"anchor": "y17", "domain": [0.3567, 0.6433]}, "xaxis18": {"anchor": "y18", "domain": [0.7133, 1]}, "xaxis19": {"anchor": "y19", "domain": [0, 0.2867]}, "xaxis2": {"anchor": "y2", "domain": [0.3567, 0.6433]}, "xaxis20": {"anchor": "y20", "domain": [0.3567, 0.6433]}, "xaxis21": {"anchor": "y21", "domain": [0.7133, 1]}, "xaxis22": {"anchor": "y22", "domain": [0, 0.2867]}, "xaxis23": {"anchor": "y23", "domain": [0.3567, 0.6433]}, "xaxis24": {"anchor": "y24", "domain": [0.7133, 1]}, "xaxis25": {"anchor": "y25", "domain": [0, 0.2867]}, "xaxis26": {"anchor": "y26", "domain": [0.3567, 0.6433]}, "xaxis27": {"anchor": "y27", "domain": [0.7133, 1]}, "xaxis28": {"anchor": "y28", "domain": [0, 0.2867]}, "xaxis29": {"anchor": "y29", "domain": [0.3567, 0.6433]}, "xaxis3": {"anchor": "y3", "domain": [0.7133, 1]}, "xaxis30": {"anchor": "y30", "domain": [0.7133, 1]}, "xaxis4": {"anchor": "y4", "domain": [0, 0.2867]}, "xaxis5": {"anchor": "y5", "domain": [0.3567, 0.6433]}, "xaxis6": {"anchor": "y6", "domain": [0.7133, 1]}, "xaxis7": {"anchor": "y7", "domain": [0, 0.2867]}, "xaxis8": {"anchor": "y8", "domain": [0.3567, 0.6433]}, "xaxis9": {"anchor": "y9", "domain": [0.7133, 1]}, "yaxis": {"anchor": "x", "domain": [0.927, 1.0]}, "yaxis10": {"anchor": "x10", "domain": [0.618, 0.691]}, "yaxis11": {"anchor": "x11", "domain": [0.618, 0.691]}, "yaxis12": {"anchor": "x12", "domain": [0.618, 0.691]}, "yaxis13": {"anchor": "x13", "domain": [0.515, 0.588]}, "yaxis14": {"anchor": "x14", "domain": [0.515, 0.588]}, "yaxis15": {"anchor": "x15", "domain": [0.515, 0.588]}, "yaxis16": {"anchor": "x16", "domain": [0.412, 0.485]}, "yaxis17": {"anchor": "x17", "domain": [0.412, 0.485]}, "yaxis18": {"anchor": "x18", "domain": [0.412, 0.485]}, "yaxis19": {"anchor": "x19", "domain": [0.309, 0.382]}, "yaxis2": {"anchor": "x2", "domain": [0.927, 1.0]}, "yaxis20": {"anchor": "x20", "domain": [0.309, 0.382]}, "yaxis21": {"anchor": "x21", "domain": [0.309, 0.382]}, "yaxis22": {"anchor": "x22", "domain": [0.206, 0.279]}, "yaxis23": {"anchor": "x23", "domain": [0.206, 0.279]}, "yaxis24": {"anchor": "x24", "domain": [0.206, 0.279]}, "yaxis25": {"anchor": "x25", "domain": [0.103, 0.176]}, "yaxis26": {"anchor": "x26", "domain": [0.103, 0.176]}, "yaxis27": {"anchor": "x27", "domain": [0.103, 0.176]}, "yaxis28": {"anchor": "x28", "domain": [0, 0.073]}, "yaxis29": {"anchor": "x29", "domain": [0, 0.073]}, "yaxis3": {"anchor": "x3", "domain": [0.927, 1.0]}, "yaxis30": {"anchor": "x30", "domain": [0, 0.073]}, "yaxis4": {"anchor": "x4", "domain": [0.824, 0.897]}, "yaxis5": {"anchor": "x5", "domain": [0.824, 0.897]}, "yaxis6": {"anchor": "x6", "domain": [0.824, 0.897]}, "yaxis7": {"anchor": "x7", "domain": [0.721, 0.794]}, "yaxis8": {"anchor": "x8", "domain": [0.721, 0.794]}, "yaxis9": {"anchor": "x9", "domain": [0.721, 0.794]}}}
